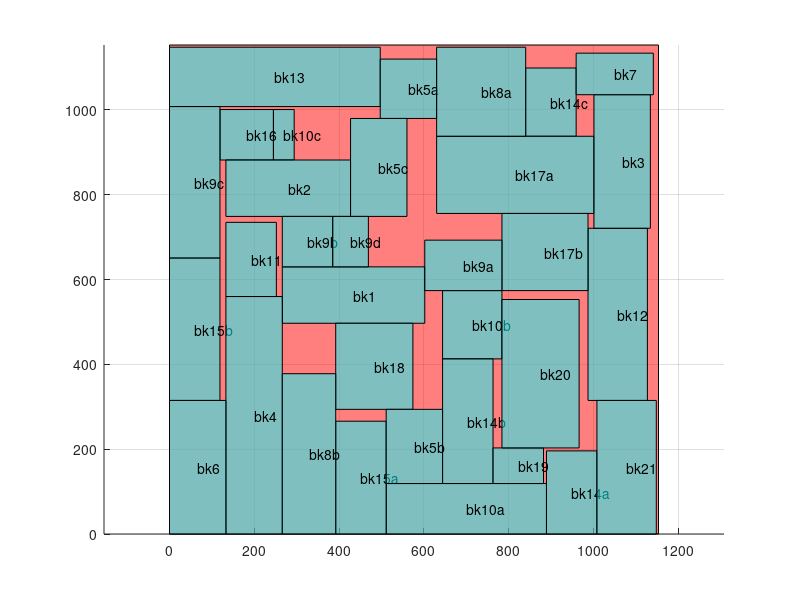

This figure's MATLAB source:
axis equal;
hold on;
grid on;

block_x=[0 0 1153.22 1153.22 0 ];
block_y=[0 1153.22 1153.22 0 0 ];
fill(block_x,block_y,'r','facealpha',0.5);
block_x=[266 266 602 602 266 ];
block_y=[497 630 630 497 497 ];
fill(block_x,block_y,'c','facealpha',0.5);
text(434, 563.5, 'bk1');

block_x=[511 511 889 889 511 ];
block_y=[0 119 119 0 0 ];
fill(block_x,block_y,'c','facealpha',0.5);
text(700, 59.5, 'bk10a');

block_x=[644 644 784 784 644 ];
block_y=[413 574 574 413 413 ];
fill(block_x,block_y,'c','facealpha',0.5);
text(714, 493.5, 'bk10b');

block_x=[245 245 294 294 245 ];
block_y=[882 1001 1001 882 882 ];
fill(block_x,block_y,'c','facealpha',0.5);
text(269.5, 941.5, 'bk10c');

block_x=[133 133 252 252 133 ];
block_y=[560 735 735 560 560 ];
fill(block_x,block_y,'c','facealpha',0.5);
text(192.5, 647.5, 'bk11');

block_x=[987 987 1127 1127 987 ];
block_y=[315 721 721 315 315 ];
fill(block_x,block_y,'c','facealpha',0.5);
text(1057, 518, 'bk12');

block_x=[0 0 497 497 0 ];
block_y=[1008 1148 1148 1008 1008 ];
fill(block_x,block_y,'c','facealpha',0.5);
text(248.5, 1078, 'bk13');

block_x=[889 889 1008 1008 889 ];
block_y=[0 196 196 0 0 ];
fill(block_x,block_y,'c','facealpha',0.5);
text(948.5, 98, 'bk14a');

block_x=[644 644 763 763 644 ];
block_y=[119 413 413 119 119 ];
fill(block_x,block_y,'c','facealpha',0.5);
text(703.5, 266, 'bk14b');

block_x=[840 840 959 959 840 ];
block_y=[938 1099 1099 938 938 ];
fill(block_x,block_y,'c','facealpha',0.5);
text(899.5, 1018.5, 'bk14c');

block_x=[392 392 511 511 392 ];
block_y=[0 266 266 0 0 ];
fill(block_x,block_y,'c','facealpha',0.5);
text(451.5, 133, 'bk15a');

block_x=[0 0 119 119 0 ];
block_y=[315 651 651 315 315 ];
fill(block_x,block_y,'c','facealpha',0.5);
text(59.5, 483, 'bk15b');

block_x=[119 119 245 245 119 ];
block_y=[882 1001 1001 882 882 ];
fill(block_x,block_y,'c','facealpha',0.5);
text(182, 941.5, 'bk16');

block_x=[630 630 1001 1001 630 ];
block_y=[756 938 938 756 756 ];
fill(block_x,block_y,'c','facealpha',0.5);
text(815.5, 847, 'bk17a');

block_x=[784 784 987 987 784 ];
block_y=[574 756 756 574 574 ];
fill(block_x,block_y,'c','facealpha',0.5);
text(885.5, 665, 'bk17b');

block_x=[392 392 574 574 392 ];
block_y=[294 497 497 294 294 ];
fill(block_x,block_y,'c','facealpha',0.5);
text(483, 395.5, 'bk18');

block_x=[763 763 882 882 763 ];
block_y=[119 203 203 119 119 ];
fill(block_x,block_y,'c','facealpha',0.5);
text(822.5, 161, 'bk19');

block_x=[133 133 427 427 133 ];
block_y=[749 882 882 749 749 ];
fill(block_x,block_y,'c','facealpha',0.5);
text(280, 815.5, 'bk2');

block_x=[784 784 966 966 784 ];
block_y=[203 553 553 203 203 ];
fill(block_x,block_y,'c','facealpha',0.5);
text(875, 378, 'bk20');

block_x=[1008 1008 1148 1148 1008 ];
block_y=[0 315 315 0 0 ];
fill(block_x,block_y,'c','facealpha',0.5);
text(1078, 157.5, 'bk21');

block_x=[1001 1001 1134 1134 1001 ];
block_y=[721 1036 1036 721 721 ];
fill(block_x,block_y,'c','facealpha',0.5);
text(1067.5, 878.5, 'bk3');

block_x=[133 133 266 266 133 ];
block_y=[0 560 560 0 0 ];
fill(block_x,block_y,'c','facealpha',0.5);
text(199.5, 280, 'bk4');

block_x=[497 497 630 630 497 ];
block_y=[980 1120 1120 980 980 ];
fill(block_x,block_y,'c','facealpha',0.5);
text(563.5, 1050, 'bk5a');

block_x=[511 511 644 644 511 ];
block_y=[119 294 294 119 119 ];
fill(block_x,block_y,'c','facealpha',0.5);
text(577.5, 206.5, 'bk5b');

block_x=[427 427 560 560 427 ];
block_y=[749 980 980 749 749 ];
fill(block_x,block_y,'c','facealpha',0.5);
text(493.5, 864.5, 'bk5c');

block_x=[0 0 133 133 0 ];
block_y=[0 315 315 0 0 ];
fill(block_x,block_y,'c','facealpha',0.5);
text(66.5, 157.5, 'bk6');

block_x=[959 959 1141 1141 959 ];
block_y=[1036 1134 1134 1036 1036 ];
fill(block_x,block_y,'c','facealpha',0.5);
text(1050, 1085, 'bk7');

block_x=[630 630 840 840 630 ];
block_y=[938 1148 1148 938 938 ];
fill(block_x,block_y,'c','facealpha',0.5);
text(735, 1043, 'bk8a');

block_x=[266 266 392 392 266 ];
block_y=[0 378 378 0 0 ];
fill(block_x,block_y,'c','facealpha',0.5);
text(329, 189, 'bk8b');

block_x=[602 602 784 784 602 ];
block_y=[574 693 693 574 574 ];
fill(block_x,block_y,'c','facealpha',0.5);
text(693, 633.5, 'bk9a');

block_x=[266 266 385 385 266 ];
block_y=[630 749 749 630 630 ];
fill(block_x,block_y,'c','facealpha',0.5);
text(325.5, 689.5, 'bk9b');

block_x=[0 0 119 119 0 ];
block_y=[651 1008 1008 651 651 ];
fill(block_x,block_y,'c','facealpha',0.5);
text(59.5, 829.5, 'bk9c');

block_x=[385 385 469 469 385 ];
block_y=[630 749 749 630 630 ];
fill(block_x,block_y,'c','facealpha',0.5);
text(427, 689.5, 'bk9d');

